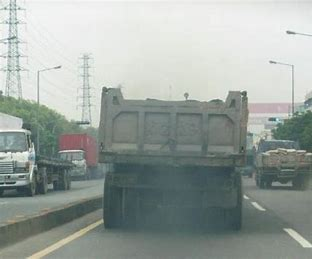
#> input picture 数据集 Dataset/VOCtemplate/VOC2019/JPEGImages/000002.jpg, 312 x 259 px, found by its file name; its folder holds only this picture in this run
$ python do_transpose.py
#> lines starting #> are read from the running program, lines starting #| are printed output that depends on the picture
### 代码 Code/ImgPreProcess/utils.py
from skimage import exposure, io
import numpy as np
import platform
from PIL import Image
from xml.dom.minidom import parse

if platform.system() == 'Windows':
    BASE_PATH = 'C:/Users/think/Desktop/VOCtemplate/VOC2019/'
else:
    BASE_PATH = '/home/ubuntu/MyFiles/VOCtemplate/VOC2019/'

IMG_PATH = BASE_PATH + 'JPEGImages/'
XML_PATH = BASE_PATH + 'Annotations/'
TXT_PATH = BASE_PATH + 'ImageSets/Main/'


# [11 lines left out: function repairImgSize, not called in this run]


def get_name_equalized(file_name, is_img=True):
    suffix = '_equalized'
    if is_img:
        return get_name_no_ext(file_name) + suffix + '.jpg'
    else:
        return get_name_no_ext(file_name) + suffix + '.xml'


def get_name_transpose(file_name, is_img=True):
    suffix = '_flip_LR'
    if is_img:
        return get_name_no_ext(file_name) + suffix + '.jpg'
    else:
        return get_name_no_ext(file_name) + suffix + '.xml'


# [22 lines left out: functions get_name_brightness, get_name_contrast, get_name_rotate, not called in this run]


def get_name_no_ext(file_name):
    return file_name[:file_name.index('.')]


def is_original_img(file_name):
    if len(file_name) == 10:
        return True
    return False


# [4 lines left out: function is_equalize_img, not called in this run]


def is_first_second_img(file_name: str):
    if file_name.startswith('0') or file_name.startswith('1'):
        return True
    return False


# [7 lines left out: function color_img_equalize_hist, not called in this run]

### 代码 Code/ImgPreProcess/do_transpose.py
import os
import utils
from PIL import Image
from xml.dom.minidom import parse


def makeAnnotationXML(file_name):
    xml_file_path = utils.XML_PATH + utils.get_name_no_ext(file_name) + '.xml'
    dom = parse(xml_file_path)
    # 修复高宽
    width = int(dom.getElementsByTagName('width')[0].childNodes[0].data)
    height = int(dom.getElementsByTagName('height')[0].childNodes[0].data)
    if width == 0 or height == 0:
        width, height = utils.repairImgSize(file_name)
    # 改文件名
    dom.getElementsByTagName('filename')[0].childNodes[0].data = utils.get_name_transpose(file_name)
    obj_list = dom.getElementsByTagName('object')
    for obj in obj_list:
        xmin = obj.getElementsByTagName('xmin')[0].childNodes[0].data
        ymin = obj.getElementsByTagName('ymin')[0].childNodes[0].data
        xmax = obj.getElementsByTagName('xmax')[0].childNodes[0].data
        ymax = obj.getElementsByTagName('ymax')[0].childNodes[0].data
        xmin_hat = width - int(xmax)
        if xmin_hat == 0:
            xmin_hat = 1
        xmax_hat = width - int(xmin)
        if xmin_hat == 0:
            xmax_hat = 1
        obj.getElementsByTagName('xmin')[0].childNodes[0].data = xmin_hat
        obj.getElementsByTagName('xmax')[0].childNodes[0].data = xmax_hat
    with open(utils.XML_PATH + utils.get_name_transpose(file_name, False), 'w') as f:
        f.write(dom.toxml())


count = 0
for file_name in os.listdir(utils.IMG_PATH):
    if utils.is_original_img(file_name) and utils.is_first_second_img(file_name):
        print(file_name)
        two_file_name = [
            file_name,
            utils.get_name_equalized(file_name)
        ]
        mod = count % 2
        count += 1
        im = Image.open(utils.IMG_PATH + two_file_name[mod])
#> im is the input picture: PIL image 312x259 RGB; mean R, G, B 155.3, 163.7, 158.7
        out = im.transpose(Image.FLIP_LEFT_RIGHT)
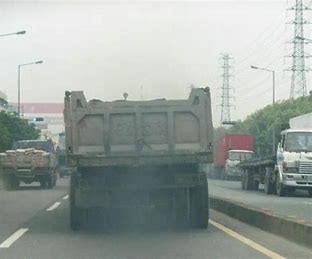
#> out: PIL image 312x259 RGB; mean R, G, B 155.3, 163.7, 158.7
        out.save(utils.IMG_PATH + utils.get_name_transpose(two_file_name[mod]))
        makeAnnotationXML(two_file_name[mod])
#> (the run stopped early here; a loop or call above may not have finished)

$ run again, on 数据集 Dataset/VOCtemplate/VOC2019/JPEGImages/000030.jpg
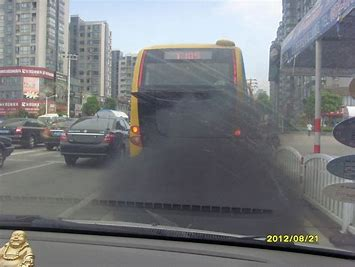
#> input picture 数据集 Dataset/VOCtemplate/VOC2019/JPEGImages/000030.jpg, 355 x 267 px, found by its file name
#> im is the input picture: PIL image 355x267 RGB; mean R, G, B 119.9, 121.9, 124.4
#> `out = im.transpose(Image.FLIP_LEFT_RIGHT)`:
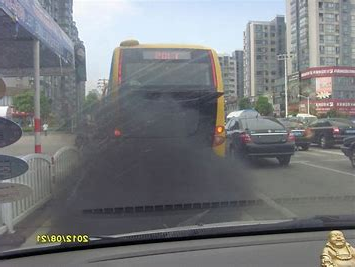
#> out: PIL image 355x267 RGB; mean R, G, B 119.9, 121.9, 124.4

$ run again, on 数据集 Dataset/VOCtemplate/VOC2019/JPEGImages/000035.jpg
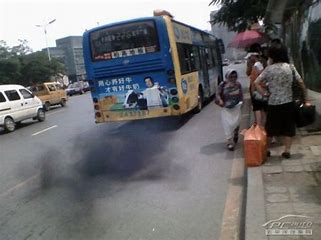
#> input picture 数据集 Dataset/VOCtemplate/VOC2019/JPEGImages/000035.jpg, 321 x 240 px, found by its file name
#> im is the input picture: PIL image 321x240 RGB; mean R, G, B 109.2, 109.1, 111.2
#> `out = im.transpose(Image.FLIP_LEFT_RIGHT)`:
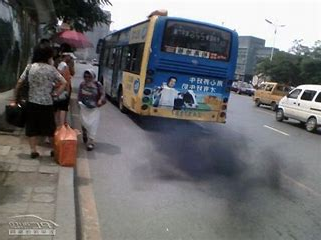
#> out: PIL image 321x240 RGB; mean R, G, B 109.2, 109.1, 111.2

$ run again, on 数据集 Dataset/VOCtemplate/VOC2019/JPEGImages/000036.jpg
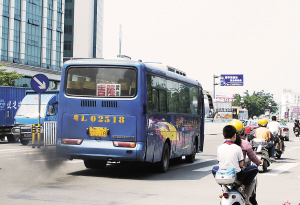
#> input picture 数据集 Dataset/VOCtemplate/VOC2019/JPEGImages/000036.jpg, 300 x 205 px, found by its file name
#> im is the input picture: PIL image 300x205 RGB; mean R, G, B 168, 168.8, 172.4
#> `out = im.transpose(Image.FLIP_LEFT_RIGHT)`:
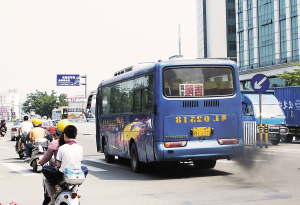
#> out: PIL image 300x205 RGB; mean R, G, B 168, 168.8, 172.4

$ run again, on 数据集 Dataset/VOCtemplate/VOC2019/JPEGImages/000003.jpg
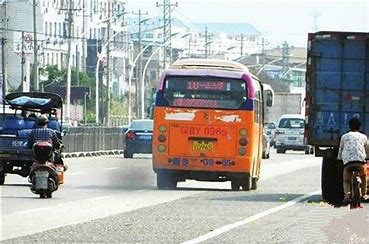
#> input picture 数据集 Dataset/VOCtemplate/VOC2019/JPEGImages/000003.jpg, 369 x 244 px, found by its file name
#> im is the input picture: PIL image 369x244 RGB; mean R, G, B 162.5, 163.2, 160
#> `out = im.transpose(Image.FLIP_LEFT_RIGHT)`:
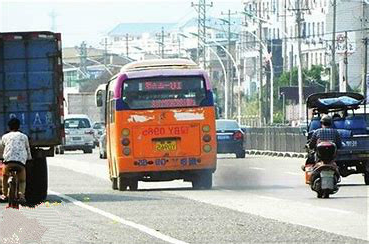
#> out: PIL image 369x244 RGB; mean R, G, B 162.5, 163.2, 160
